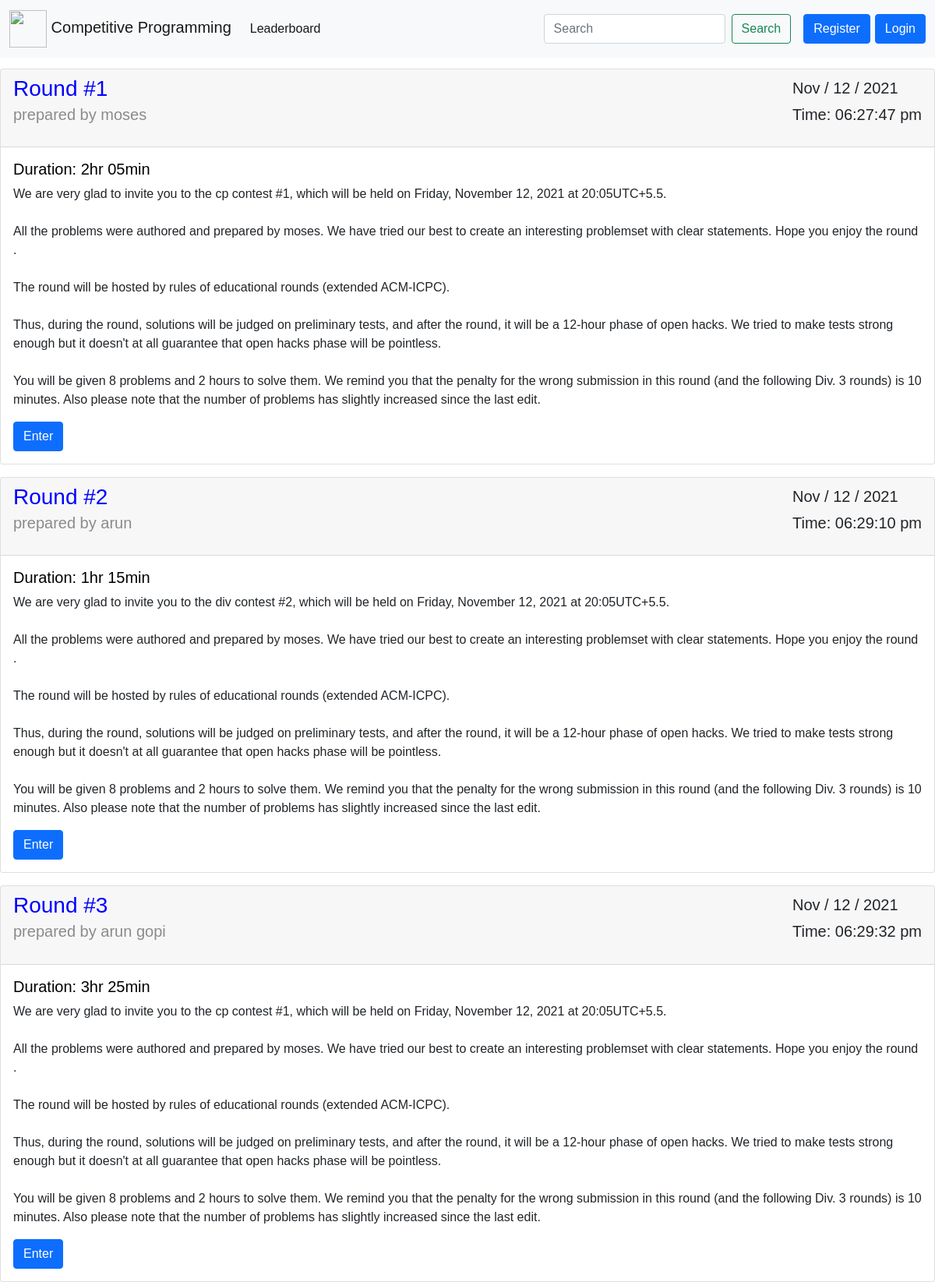
The page / on the database its author committed.
### tables this page shows
CREATE TABLE `contest_details` (
  `contest_id` int(11) NOT NULL,
  `contest_name` varchar(100) NOT NULL,
  `contest_date` timestamp NOT NULL DEFAULT current_timestamp() ON UPDATE current_timestamp(),
  `contest_duration` time NOT NULL,
  `contest_author` varchar(100) DEFAULT NULL,
  `contest_description` varchar(1000) NOT NULL
);

### index.php (the view, shortened to what this page needs)
<!DOCTYPE html>
<html lang="en">
<link href="Signin/signin.css" rel="stylesheet">
<?php
include("commons/header.php");
?>
<body>
    <div style="padding-top:72px">
        <?php
        include("commons/db_connection.php");
        $sql = "SELECT contest_name, contest_date, contest_duration,contest_author,contest_description FROM contest_details";
        $result = $conn->query($sql);
        if ($result !== false && $result->num_rows > 0) {
            while ($row = $result->fetch_assoc()) {
                echo  '
            <div class="card" >
                <h3 class="card-header" style="line-height:120%">  <a href="/competitive-programming-platform/Contest" style="color:blue;text-decoration:none">' . $row["contest_name"] . '</a>
                <p style="float:right;font-size:20px;"> ' . date_format(date_create($row["contest_date"]), "M / d / Y") . '<br>Time: ' .
                    date_format(date_create($row["contest_date"]), "h:i:s a") . ' </p>
                <br>
                <p style="float:left;font-size:20px;color:rgba(139, 136, 136, 0.979)">prepared by ' . $row["contest_author"] . '</p>
                </h3>
                <div class="card-body">
                    <h5 class="card-title" style="color:rgb(0, 0, 0);"> Duration: ' . date_format(date_create($row["contest_duration"]), "g") . 'hr ' . date_format(date_create($row["contest_duration"]), "i") . 'min </h5>
                    <p class="card-text">' . $row["contest_description"] . '</p>
                    <a href="/competitive-programming-platform/Contest" class="btn btn-primary">Enter</a>
                </div>
            </div>
            ';
            }
        } else {
            echo 'nol';
        }
        ?>
</body>
</html>

### commons/header.php (shortened to what this page needs)
<head>
    <link href="https://cdn.jsdelivr.net/npm/bootstrap@5.1.3/dist/css/bootstrap.min.css" rel="stylesheet">
</head>
<?php
include("Signin/Register.php");
include("Signin/Login.php");
?>
<nav style="position:fixed;width:100%;z-index:100;top:0;" class="navbar navbar-expand-lg navbar-light bg-light">
    <div class="container-fluid">
        <a class="navbar-brand" href="#">
            <img src="https://th.bing.com/th/id/R.9c5c3d2ed1ebd22dbcf567bc5d2d4fc8?rik=vC8lSSfdD1U5zg&riu=http%3a%2f%2fwww.newdesignfile.com%2fpostpic%2f2014%2f09%2fcomputer-programming-code-icon_334973.png&ehk=opjpxA8O%2bpC5h%2bX8BO4YhrH6OlFCGHNEpuf8I9v9tqg%3d&risl=&pid=ImgRaw&r=0" alt="" width="48" height="48" class="d-inline-block align-text-center">
            Competitive Programming
        </a>
        <div class="collapse navbar-collapse" id="navbarSupportedContent">
            <ul class="navbar-nav me-auto mb-2 mb-lg-0">
                <li class="nav-item">
                    <a class="nav-link active" aria-current="page" href="#">Leaderboard</a>
                </li>
            </ul>
            <form class="d-flex">
                <input class="form-control me-2" type="search" placeholder="Search" aria-label="Search">
                <button class="btn btn-outline-success" type="submit">Search</button>
            </form>
           <button type="button" class="btn btn-primary" style="margin-left : 16px;" data-bs-toggle="modal" onclick="document.getElementById('id01').style.display='block'" style="width:auto;">Register</button>
           <button type="button" class="btn btn-primary" style="margin-left : 6px;" data-bs-toggle="modal" onclick="document.getElementById('id02').style.display='block'" style="width:auto;">Login</button>
        </div>
    </div>
</nav>

### Signin/Register.php (shortened to what this page needs)
<!DOCTYPE html>
<html>
<head>
    <link href="./signin.css" rel="stylesheet">
</head>
<body>
</body>
</html>

### Signin/Login.php (shortened to what this page needs)
<!DOCTYPE html>
<html>
<head>
<link href="signin.css"  rel="stylesheet">
</head>
<body>
</body>
</html>

### Signin/signin.css (style rules this page uses)
body { font-family: Arial, Helvetica, sans-serif; }

### index.php (style rules this page uses)
.card { margin-top: 16px; }

### rows shown on the page
contest_details: contest_name "Round #1", contest_date "Nov / 12 / 2021", contest_date "06:27:47 pm", contest_author "moses", contest_duration "2", contest_duration "05", contest_description "We are very glad to invite you to the cp contest #1, which will be held on Friday, November 12, 2021 at 20:05UTC+5.5. All the problems were authored and prepared by moses. We have tried our best to create an interesting problemset with clear statements. Hope you enjoy the round . The round will be hosted by rules of educational rounds (extended ACM-ICPC). Thus, during the round, solutions will be judged on preliminary tests, and after the round, it will be a 12-hour phase of open hacks. We tried to make tests strong enough but it doesn't at all guarantee that open hacks phase will be pointless. You will be given 8 problems and 2 hours to solve them. We remind you that the penalty for the…"
contest_details: contest_name "Round #2", contest_date "Nov / 12 / 2021", contest_date "06:29:10 pm", contest_author "arun", contest_duration "1", contest_duration "15", contest_description "We are very glad to invite you to the div contest #2, which will be held on Friday, November 12, 2021 at 20:05UTC+5.5. All the problems were authored and prepared by moses. We have tried our best to create an interesting problemset with clear statements. Hope you enjoy the round . The round will be hosted by rules of educational rounds (extended ACM-ICPC). Thus, during the round, solutions will be judged on preliminary tests, and after the round, it will be a 12-hour phase of open hacks. We tried to make tests strong enough but it doesn't at all guarantee that open hacks phase will be pointless. You will be given 8 problems and 2 hours to solve them. We remind you that the penalty for the…"
contest_details: contest_name "Round #3", contest_date "Nov / 12 / 2021", contest_date "06:29:32 pm", contest_author "arun gopi", contest_duration "3", contest_duration "25", contest_description "We are very glad to invite you to the cp contest #1, which will be held on Friday, November 12, 2021 at 20:05UTC+5.5. All the problems were authored and prepared by moses. We have tried our best to create an interesting problemset with clear statements. Hope you enjoy the round . The round will be hosted by rules of educational rounds (extended ACM-ICPC). Thus, during the round, solutions will be judged on preliminary tests, and after the round, it will be a 12-hour phase of open hacks. We tried to make tests strong enough but it doesn't at all guarantee that open hacks phase will be pointless. You will be given 8 problems and 2 hours to solve them. We remind you that the penalty for the…"
